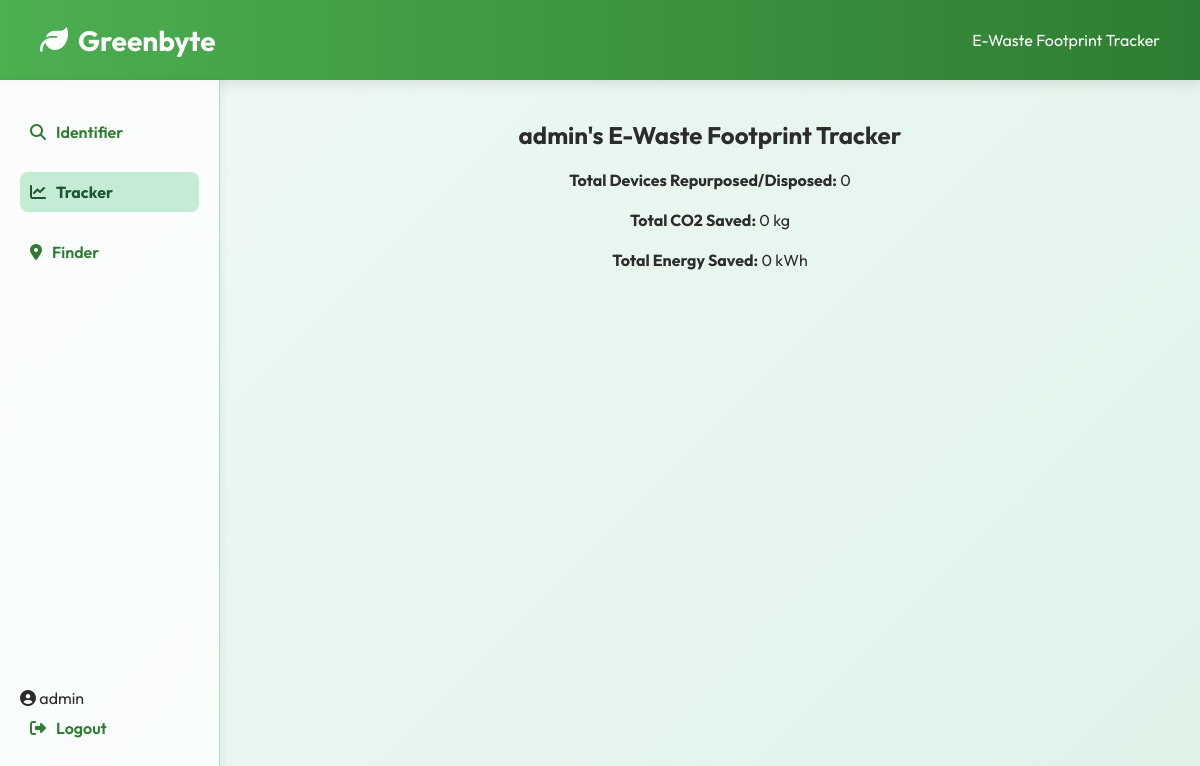
Page /tracker/ (signed in) on the committed database.
### app/models.py (models this page shows, shortened)
class UserTracker(models.Model):
    user_id = models.OneToOneField(User, on_delete=models.CASCADE)
    total_devices = models.IntegerField(default=0)
    total_co2 = models.IntegerField(default=0)
    total_kwh = models.IntegerField(default=0)
    class Meta:
        verbose_name = "User Tracker"
        verbose_name_plural = "User Trackers"

### app/views.py (the view)
# urls.py: path("tracker/", views.tracker_view, name="tracker"),
def tracker_view(request):
    tracker_data = None
    devices = None
    if request.user.is_authenticated:
        try:
            tracker_data = UserTracker.objects.get(user_id=request.user)
            devices = DeviceTracker.objects.filter(user=request.user)
        except UserTracker.DoesNotExist:
            tracker_data = UserTracker.objects.create(
                user_id=request.user,
                total_devices=0,
                total_co2=0,
                total_kwh=0
            )
    context = {
        'tracker': tracker_data,
        'devices': devices
    }
    return render(request, "tracker.html", context=context)

### templates/tracker.html (shortened to what this page needs)
{% load static %}
<!DOCTYPE html>
<html lang="en">
<head>
  <link rel="stylesheet" href="{% static 'css/styles.css' %}" />
  <link rel="stylesheet" href="https://cdnjs.cloudflare.com/ajax/libs/font-awesome/6.4.0/css/all.min.css">
</head>
<body>
  <header>
    <h1><i class="fas fa-leaf"></i> Greenbyte</h1>
    <span>E-Waste Footprint Tracker</span>
  </header>
  <div class="container">
    <div class="sidebar">
      <div>
        <a href="{% url 'identify' %}" class="{% if request.resolver_match.url_name == 'identify' %}active{% endif %}">
          <i class="fas fa-search"></i> Identifier
        </a>
        <a href="{% url 'tracker' %}" class="{% if request.resolver_match.url_name == 'tracker' %}active{% endif %}">
          <i class="fas fa-chart-line"></i> Tracker
        </a>
        <a href="{% url 'finder' %}" class="{% if request.resolver_match.url_name == 'finder' %}active{% endif %}">
          <i class="fas fa-map-marker-alt"></i> Finder
        </a>
      </div>
      <div>
        {% if request.user.is_authenticated %}
          <span><i class="fas fa-user-circle"></i> {{ request.user.username }}</span><br>
          <a href="{% url 'logout' %}"><i class="fas fa-sign-out-alt"></i> Logout</a>
        {% else %}
          <a href="{% url 'login' %}"><i class="fas fa-sign-in-alt"></i> Login</a>
          <a href="{% url 'signup' %}"><i class="fas fa-user-plus"></i> Signup</a>
        {% endif %}
      </div>
    </div>
    <div class="main">
      {% if request.user.is_authenticated %}
      <div class="center-align-container">
        <h2>{{ request.user.username }}'s E-Waste Footprint Tracker</h2>
        {% if tracker %}
          <div class="tracker-stats">
            <br>
            <p><strong>Total Devices Repurposed/Disposed:</strong> {{ tracker.total_devices }}</p>
            <br>
            <p><strong>Total CO2 Saved:</strong> {{ tracker.total_co2 }} kg</p>
            <br>
            <p><strong>Total Energy Saved:</strong> {{ tracker.total_kwh }} kWh</p>
          </div>
        {% else %}
          <div class="tracker-stats">
            <p><strong>Total Devices Repurposed/Disposed:</strong> 0</p>
            <p><strong>Total CO2 Saved:</strong> 0 kg</p>
            <p><strong>Total Energy Saved:</strong> 0 kWh</p>
          </div>
        {% endif %}
      </div>
      {% else %}
        <h2>E-Waste Footprint Tracker</h2>
        <p>Login to track your electronic waste footprint.</p>
      {% endif %}
    </div>
  </div>
</body>
</html>

### static/css/styles.css (style rules this page uses)
* { margin: 0; padding: 0; box-sizing: border-box; }
body, html { height: 100%; font-family: 'Outfit', sans-serif; background: linear-gradient(135deg, #f0f9f4, #dff3e9); color: #2c2c2c; overflow: hidden; }
header { background: linear-gradient(to right, #4caf50, #2e7d32); color: white; padding: 20px 40px; display: flex; align-items: center; justify-content: space-between; box-shadow: 0 4px 12px rgba(0,0,0,0.1); height: 80px; }
header h1 { font-size: 28px; font-weight: 700; display: flex; align-items: center; gap: 10px; }
.container { display: flex; height: calc(100vh - 80px); }
.sidebar { width: 220px; background: rgba(255, 255, 255, 0.7); backdrop-filter: blur(12px); padding: 32px 20px; display: flex; flex-direction: column; justify-content: space-between; border-right: 1px solid #b6dec6; box-shadow: 2px 0 8px rgba(0,0,0,0.05); font-family: 'Outfit', sans-serif; }
.sidebar a { display: flex; align-items: center; text-decoration: none; color: #2e7d32; font-weight: 600; margin-bottom: 20px; padding: 10px; border-radius: 8px; transition: background 0.2s ease; }
.sidebar a.active { background-color: #c4ecd5; font-weight: 700; color: #1e5631; }
.sidebar a i { margin-right: 10px; }
.main { flex: 1; padding: 40px; display: flex; flex-direction: column; align-items: center; justify-content: flex-start; overflow-y: auto; }

### templates/tracker.html (style rules this page uses)
.center-align-container { text-align: center; width: 100%; }

### rows in the picture
UserTracker: total_devices "0", total_co2 "0", total_kwh "0"

### other values in the picture
{{ request.user.username }} "admin"
